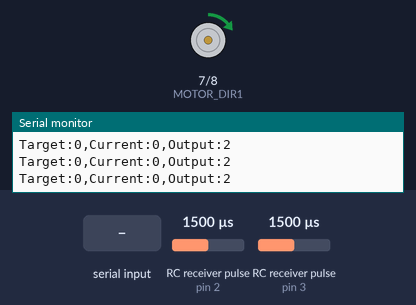
A sketch run on a simulated Arduino Uno, built with avr-gcc and run on an emulated ATmega328P. On the bench: motor-driver pin pairs drawn as motors (green arrow = first pin HIGH = forward, orange = second pin HIGH = backward, longer = more drive, scaled by the enable pin), the last lines printed to the serial monitor. Wiring (inferred from the names in the program): 2 × RC receiver channel: data pin 2 / data pin 3. The inputs (shaded band) are chosen by the test bench; at power-on: RC receiver pulse (sensors on pin 2, pin 3) 1500 µs.

Above: at 1.2 s.
1.3 s: "30,150\n" received over Serial
At 2.5 s:
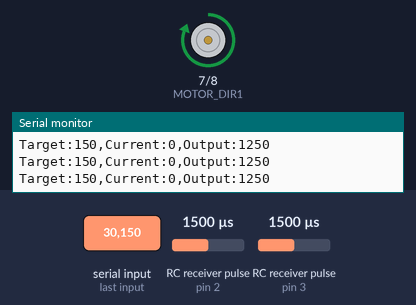
2.8 s: "5\n" received over Serial
At 3.5 s:
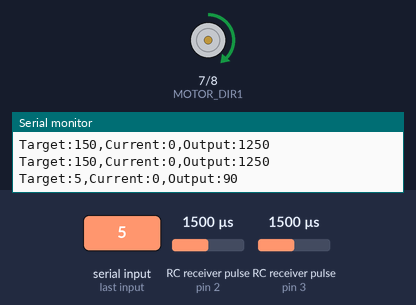
5.8 s: "90,45\n" received over Serial
Timing chart, 0 to 8.8 s (numbered marks = the images above; inputs shaded):
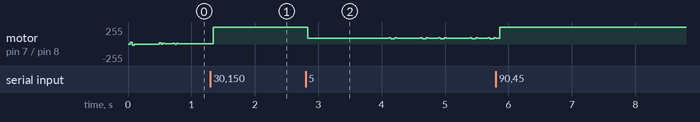

The sketch:

ex03_pid_control.ino
```cpp
volatile long motorCount = 0;
long previousCount = 0;            // 이전 측정 시점의 펄스 수
unsigned long previousTime = 0;    // 이전 시간 (millis 기준)

// PID 계수
float Kp = 8.0;        // P Gain 수정
float Ki = 1.0;      // I Gain 수정
float Kd = 0;         // D Gain 수정

// PID 제어 변수
float err_p = 0;
float err_i = 0;
float err_d = 0;
float prev_err = 0;
unsigned long lastPIDTime = 0;

// 목표값과 현재값
float target = 0;           // 목표 RPM
float current;              // 실제 측정된 RPM

void setup() {
  Serial.begin(9600);
  initEncoder();
  initMotor();
}

void loop() {
  if (Serial.available()) {
    int s = Serial.parseInt();
    if (s || Serial.peek() == '\n') target = s;  // target은 전역변수
  }
  updateMotorRPM();     // 1초마다 RPM 계산 및 출력
  pidControl();         // PID 제어 수행 (target과 current는 전역변수)
}
```

Encoder.ino
```cpp
#define ENC_CHA 3 // Ch A: Yellow
#define ENC_CHB 2 // Ch B: Green

void countEncoder() {
  if (digitalRead(ENC_CHA) == HIGH) {
    if (digitalRead(ENC_CHB) == LOW) motorCount++;
    else motorCount--;
  } else {
    if (digitalRead(ENC_CHB) == HIGH) motorCount++;
    else motorCount--;
  }
}

void countEncoder_B() {
  if (digitalRead(ENC_CHA) == LOW) {
    if (digitalRead(ENC_CHB) == HIGH) motorCount--;
    else motorCount++;
  } else {
    if (digitalRead(ENC_CHB) == HIGH) motorCount++;
    else motorCount--;
  }
}

void initEncoder() {
  pinMode(ENC_CHA, INPUT);
  pinMode(ENC_CHB, INPUT);
  attachInterrupt(digitalPinToInterrupt(ENC_CHA), countEncoder, CHANGE);
  attachInterrupt(digitalPinToInterrupt(ENC_CHB), countEncoder_B, CHANGE);
}
```

Motor.ino
```cpp
#define MOTOR_PWM 6
#define MOTOR_DIR1 7
#define MOTOR_DIR2 8

void initMotor() {
  pinMode(MOTOR_PWM, OUTPUT);
  pinMode(MOTOR_DIR1, OUTPUT);
  pinMode(MOTOR_DIR2, OUTPUT);
}

void setMotorSpeed(int speed) {
  speed = constrain(speed, -255, 255);
  if (speed > 0) {
    analogWrite(MOTOR_PWM, speed);
    digitalWrite(MOTOR_DIR1, HIGH);
    digitalWrite(MOTOR_DIR2, LOW);
  } else if (speed < 0) {
    analogWrite(MOTOR_PWM, -speed);
    digitalWrite(MOTOR_DIR1, LOW);
    digitalWrite(MOTOR_DIR2, HIGH);
  } else {
    analogWrite(MOTOR_PWM, 0);
    digitalWrite(MOTOR_DIR1, LOW);
    digitalWrite(MOTOR_DIR2, LOW);
  }
}

// RPM 계산 함수
void updateMotorRPM() {
  unsigned long now = millis();
  float dt = (now - previousTime) / 1000.0;

  if (dt >= 0.01) {  // 10ms 주기
    long pulses = motorCount - previousCount;
    // RPM 계산: pulses / (PPR * 체배 * 감속비) * 60
    current = pulses / (11.0 * 4.0 * 46.0) * 60 / dt;
    previousCount = motorCount;
    previousTime = now;
  }
}

// Velocity control (PID)
void pidControl() {
  unsigned long now = millis();
  float dt = (now - lastPIDTime) / 1000.0;

  if (dt >= 0.01) {  // 10ms 주기
    err_p = target - current;
    err_i += err_p;
    err_d = (err_p - prev_err) / dt;

    err_i = constrain(err_i, -50.0f, 50.0f);
    float output = Kp * err_p + Ki * err_i + Kd * err_d;

    Serial.print("Target:");
    Serial.print((int)target);
    Serial.print(",");
    Serial.print("Current:");
    Serial.print((int)current);
    Serial.print(",");
    Serial.print("Output:");
    Serial.println((int)output);

    setMotorSpeed((int)output);

    prev_err = err_p;
    lastPIDTime = now;
  }
}
```

Measured:
- after the input at 2.8 s, motor on pin 7 (MOTOR_DIR1) / pin 8 (MOTOR_DIR2): forward 255/255 → forward 90/255 at once, then repeats every 0.78 s: forward 97/255 0.03 s, forward 82/255 0.06 s, forward 97/255 0.03 s, forward 90/255 0.37 s, forward 97/255 0.03 s, forward 82/255 0.06 s, forward 97/255 0.03 s, forward 90/255 0.16 s
